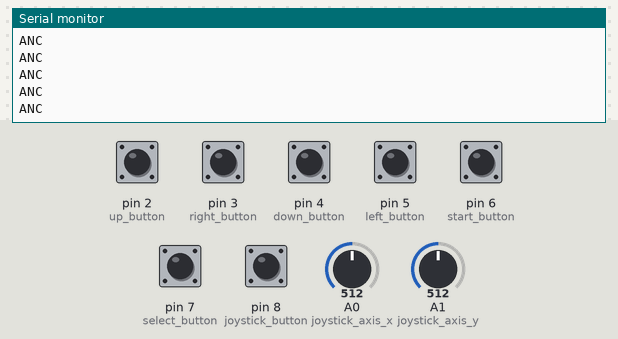
Bench run of a sketch on a simulated Arduino Leonardo, built with avr-gcc and run on an emulated ATmega32U4. On the bench: the last lines printed to the serial monitor. The test bench sets the inputs (shaded band); at power-on: pin 2 (up_button), pin 3 (right_button), pin 4 (down_button), pin 5 (left_button), pin 6 (start_button), pin 7 (select_button), pin 8 (joystick_button) HIGH, A0 (joystick_axis_x) = 512, A1 (joystick_axis_y) = 512.

Above: at 1.2 s.
1.3 s: A0 (joystick_axis_x) set to 490
At 1.31 s:
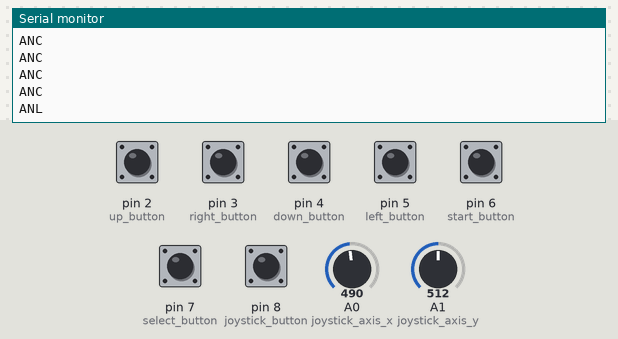
3.2 s: A1 (joystick_axis_y) set to 492
At 3.22 s:
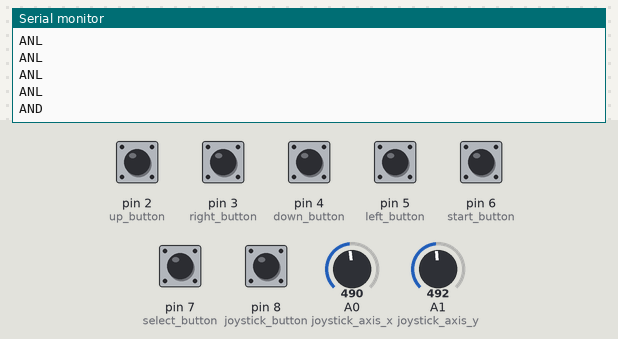

Measured:
- the behaviour switches between 500 and 499 on A0 (joystick_axis_x) (found by bisection; images 0 and 1)
- the behaviour switches between 500 and 499 on A1 (joystick_axis_y) (found by bisection; images 1 and 2)
- after the input at 1.3 s, the serial monitor: prints a new line at once (image 1)
- after the input at 3.2 s, the serial monitor: prints a new line at once (image 2)

The sketch:

sketch.ino
```cpp
#include <Keyboard.h>

int up_button = 2;
int down_button = 4;
int left_button = 5;
int right_button = 3;
int start_button = 6;
int select_button = 7;
int joystick_button = 8;
int joystick_axis_x = A0;
int joystick_axis_y = A1;
int buttons[] = {up_button, down_button, left_button, right_button, start_button, select_button, joystick_button};


void setup() {
  Serial.begin(9600);
  for (int i; i < 7; i++)
  {
   pinMode(buttons[i], INPUT);
   digitalWrite(buttons[i], HIGH);
  }
}

void loop() {
  /* Botões:
     Os botões recebem valores booleanos, quando pressionados, recebem valor zero. Quando soltos, recebem valor um
     Os botões disponíveis são: cima, baixo, direita, esquerda, start e select.

     Os botões cima e baixo são denotados pela cor amarela. Os botões esquerda e direita são denotados pela cor azul.
     Os botões select e start ficam ao centro do Joystick Shield. Start a direita e select a esquerda.

     Analógico:
     O shield conta com apenas um analógico, com valores mapeados entre zero e mil, variando entre o eixo x e eixo y.
  */

  int up_button_value = digitalRead(up_button);
  int down_button_value = digitalRead(down_button);
  int left_button_value = digitalRead(left_button);
  int right_button_value = digitalRead(right_button);
  int start_button_value = digitalRead(start_button);
  int select_button_value = digitalRead(select_button);
  int joystick_button_value = digitalRead(joystick_button);

  // Triângulo
  if(up_button_value == 0) {
    Serial.print("TRI\n");
  }
  // Xis
  if(down_button_value == 0) {
    Serial.print("FRK\n");
  }
  // Quadrado
  if(left_button_value == 0) {
    Serial.print("SQR\n");
  }
  // Circulo
  if(right_button_value == 0) {
    Serial.print("CIR\n");
  }
  // Start
  if(start_button_value == 0) {
    Serial.print("STR\n");
  }
  // Select
  if(select_button_value == 0) {
    Serial.print("SLC\n");
  }
  // Analógico (Pressionar)
  if(joystick_button_value == 0) {
    Serial.print("ANBT\n");
  }

  int joystick_axis_x_value = map(analogRead(joystick_axis_x), 0, 1000, -1, 1);
  int joystick_axis_y_value = map(analogRead(joystick_axis_y), 0, 1000, -1, 1);

  // Analógico Direita
  if(joystick_axis_x_value == 1) {
    Serial.print("ANR\n");
  }

  // Analógico Esquerda
  if(joystick_axis_x_value == -1) {
    Serial.print("ANL\n");
  }

  // Analógico Cima
  if(joystick_axis_y_value == 1) {
    Serial.print("ANU\n");
  }

  // Analógico baixo
  if(joystick_axis_y_value == -1) {
    Serial.print("AND\n");
  }

  if(joystick_axis_y_value == 0 && joystick_axis_x_value == 0) {
    Serial.print("ANC\n");
  }

  delay(100);
 }
```
